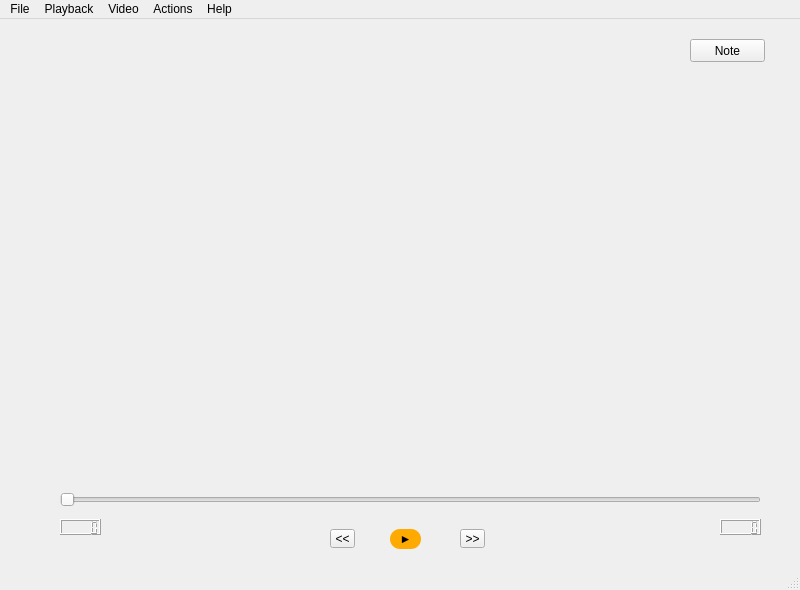
<?xml version="1.0" encoding="UTF-8"?>
<ui version="4.0">
 <class>MainWindow</class>
 <widget class="QMainWindow" name="MainWindow">
  <property name="geometry">
   <rect>
    <x>0</x>
    <y>0</y>
    <width>800</width>
    <height>590</height>
   </rect>
  </property>
  <property name="minimumSize">
   <size>
    <width>800</width>
    <height>590</height>
   </size>
  </property>
  <property name="maximumSize">
   <size>
    <width>800</width>
    <height>590</height>
   </size>
  </property>
  <property name="cursor">
   <cursorShape>ArrowCursor</cursorShape>
  </property>
  <property name="windowTitle">
   <string>MainWindow</string>
  </property>
  <widget class="QWidget" name="centralwidget">
   <widget class="QPushButton" name="pushButton">
    <property name="geometry">
     <rect>
      <x>690</x>
      <y>20</y>
      <width>75</width>
      <height>23</height>
     </rect>
    </property>
    <property name="text">
     <string>Note</string>
    </property>
    <property name="shortcut">
     <string>Ctrl+N</string>
    </property>
   </widget>
   <widget class="QToolButton" name="playButton">
    <property name="geometry">
     <rect>
      <x>390</x>
      <y>510</y>
      <width>31</width>
      <height>20</height>
     </rect>
    </property>
    <property name="styleSheet">
     <string notr="true">border-radius: 10px;

background-color: rgb(255, 170, 0);</string>
    </property>
    <property name="text">
     <string>►</string>
    </property>
   </widget>
   <widget class="QToolButton" name="previousButton">
    <property name="geometry">
     <rect>
      <x>330</x>
      <y>510</y>
      <width>25</width>
      <height>19</height>
     </rect>
    </property>
    <property name="autoFillBackground">
     <bool>false</bool>
    </property>
    <property name="text">
     <string>&lt;&lt;</string>
    </property>
   </widget>
   <widget class="QToolButton" name="nextButton">
    <property name="geometry">
     <rect>
      <x>460</x>
      <y>510</y>
      <width>25</width>
      <height>19</height>
     </rect>
    </property>
    <property name="text">
     <string>&gt;&gt;</string>
    </property>
   </widget>
   <widget class="QLCDNumber" name="playTime">
    <property name="geometry">
     <rect>
      <x>60</x>
      <y>500</y>
      <width>41</width>
      <height>16</height>
     </rect>
    </property>
   </widget>
   <widget class="QLCDNumber" name="stopTime">
    <property name="geometry">
     <rect>
      <x>720</x>
      <y>500</y>
      <width>41</width>
      <height>16</height>
     </rect>
    </property>
   </widget>
   <widget class="QSlider" name="horizontalSlider">
    <property name="geometry">
     <rect>
      <x>60</x>
      <y>470</y>
      <width>701</width>
      <height>22</height>
     </rect>
    </property>
    <property name="orientation">
     <enum>Qt::Horizontal</enum>
    </property>
   </widget>
   <widget class="QWidget" name="widget" native="true">
    <property name="geometry">
     <rect>
      <x>10</x>
      <y>460</y>
      <width>781</width>
      <height>71</height>
     </rect>
    </property>
   </widget>
  </widget>
  <widget class="QMenuBar" name="menubar">
   <property name="geometry">
    <rect>
     <x>0</x>
     <y>0</y>
     <width>800</width>
     <height>21</height>
    </rect>
   </property>
   <widget class="QMenu" name="shortcut">
    <property name="title">
     <string>File</string>
    </property>
    <addaction name="openFile"/>
    <addaction name="stream"/>
    <addaction name="actionQuit"/>
   </widget>
   <widget class="QMenu" name="menuPlayback">
    <property name="title">
     <string>Playback</string>
    </property>
    <addaction name="actionPlay"/>
    <addaction name="actionStop"/>
    <addaction name="actionPrevious"/>
    <addaction name="actionNext"/>
    <addaction name="actionRecord"/>
   </widget>
   <widget class="QMenu" name="menuVideo">
    <property name="title">
     <string>Video</string>
    </property>
    <widget class="QMenu" name="menuSubtitle">
     <property name="title">
      <string>Subtitle</string>
     </property>
     <addaction name="actionAdd_Subtitle_File"/>
    </widget>
    <addaction name="actionFullscreen"/>
    <addaction name="actionScreenshot"/>
    <addaction name="menuSubtitle"/>
   </widget>
   <widget class="QMenu" name="menuActions">
    <property name="title">
     <string>Actions</string>
    </property>
    <addaction name="separator"/>
    <addaction name="takeNotes"/>
    <addaction name="actionSee_Description"/>
    <addaction name="actionShare_Notes"/>
   </widget>
   <widget class="QMenu" name="menuHelp">
    <property name="title">
     <string>Help</string>
    </property>
    <addaction name="actionHelp"/>
    <addaction name="actionCheck_For_Updates"/>
    <addaction name="actionAbout"/>
   </widget>
   <addaction name="shortcut"/>
   <addaction name="menuPlayback"/>
   <addaction name="menuVideo"/>
   <addaction name="menuActions"/>
   <addaction name="menuHelp"/>
  </widget>
  <widget class="QStatusBar" name="statusbar"/>
  <action name="openFile">
   <property name="text">
    <string>Open File</string>
   </property>
   <property name="statusTip">
    <string>Open a file</string>
   </property>
   <property name="shortcut">
    <string>Ctrl+F</string>
   </property>
   <property name="iconVisibleInMenu">
    <bool>true</bool>
   </property>
  </action>
  <action name="actionOpen_Multiple_Files">
   <property name="text">
    <string>Open Multiple Files</string>
   </property>
  </action>
  <action name="actionOpen_Folder">
   <property name="text">
    <string>Open Folder</string>
   </property>
  </action>
  <action name="stream">
   <property name="icon">
    <iconset>
     <normaloff>../../../../../../../Downloads/Pie Chart - Covid19 Worldwide.png</normaloff>../../../../../../../Downloads/Pie Chart - Covid19 Worldwide.png</iconset>
   </property>
   <property name="text">
    <string>Stream</string>
   </property>
   <property name="statusTip">
    <string>Stream a video online</string>
   </property>
   <property name="shortcut">
    <string>Ctrl+R</string>
   </property>
   <property name="iconVisibleInMenu">
    <bool>false</bool>
   </property>
  </action>
  <action name="actionQuit">
   <property name="text">
    <string>Quit</string>
   </property>
   <property name="statusTip">
    <string>Exit video</string>
   </property>
   <property name="shortcut">
    <string/>
   </property>
  </action>
  <action name="actionPlay">
   <property name="text">
    <string>Play</string>
   </property>
  </action>
  <action name="actionStop">
   <property name="text">
    <string>Stop</string>
   </property>
  </action>
  <action name="actionPrevious">
   <property name="text">
    <string>Previous</string>
   </property>
  </action>
  <action name="actionNext">
   <property name="text">
    <string>Next</string>
   </property>
  </action>
  <action name="actionRecord">
   <property name="text">
    <string>Record</string>
   </property>
  </action>
  <action name="actionFullscreen">
   <property name="text">
    <string>Fullscreen</string>
   </property>
  </action>
  <action name="actionScreenshot">
   <property name="text">
    <string>Screenshot</string>
   </property>
  </action>
  <action name="actionAdd_Subtitle_File">
   <property name="text">
    <string>Add Subtitle File</string>
   </property>
  </action>
  <action name="takeNotes">
   <property name="text">
    <string>Take Notes</string>
   </property>
   <property name="statusTip">
    <string>Take Notes</string>
   </property>
   <property name="shortcut">
    <string>Ctrl+N</string>
   </property>
  </action>
  <action name="actionSee_Description">
   <property name="text">
    <string>See Description</string>
   </property>
   <property name="shortcut">
    <string>Ctrl+D</string>
   </property>
  </action>
  <action name="actionShare_Notes">
   <property name="text">
    <string>Share Notes</string>
   </property>
  </action>
  <action name="actionHelp">
   <property name="text">
    <string>Help</string>
   </property>
  </action>
  <action name="actionCheck_For_Updates">
   <property name="text">
    <string>Check For Updates</string>
   </property>
  </action>
  <action name="actionAbout">
   <property name="text">
    <string>About</string>
   </property>
  </action>
 </widget>
 <resources/>
 <connections/>
</ui>
